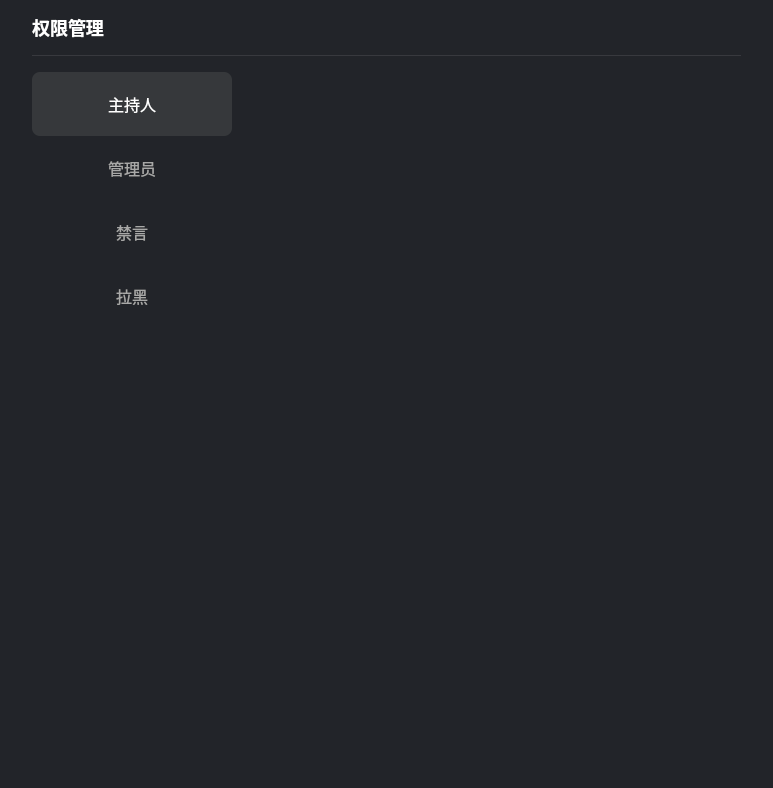
<?xml version="1.0" encoding="UTF-8"?>
<ui version="4.0">
 <class>ManagementPage</class>
 <widget class="QDialog" name="ManagementPage">
  <property name="geometry">
   <rect>
    <x>0</x>
    <y>0</y>
    <width>773</width>
    <height>788</height>
   </rect>
  </property>
  <property name="windowTitle">
   <string>权限管理</string>
  </property>
  <property name="styleSheet">
   <string notr="true">background: #222429;
border-radius: 12px;</string>
  </property>
  <layout class="QVBoxLayout" name="verticalLayout">
   <property name="spacing">
    <number>0</number>
   </property>
   <property name="leftMargin">
    <number>0</number>
   </property>
   <property name="topMargin">
    <number>0</number>
   </property>
   <property name="rightMargin">
    <number>0</number>
   </property>
   <property name="bottomMargin">
    <number>0</number>
   </property>
   <item>
    <widget class="QWidget" name="widget" native="true">
     <layout class="QVBoxLayout" name="verticalLayout_2">
      <property name="spacing">
       <number>0</number>
      </property>
      <property name="leftMargin">
       <number>32</number>
      </property>
      <property name="topMargin">
       <number>0</number>
      </property>
      <property name="rightMargin">
       <number>32</number>
      </property>
      <property name="bottomMargin">
       <number>0</number>
      </property>
      <item>
       <widget class="QWidget" name="widget_45" native="true">
        <property name="minimumSize">
         <size>
          <width>0</width>
          <height>56</height>
         </size>
        </property>
        <property name="maximumSize">
         <size>
          <width>16777215</width>
          <height>56</height>
         </size>
        </property>
        <property name="styleSheet">
         <string notr="true">QWidget
{
	border-top-right-radius: 20px;
border-bottom-right-radius: 0px;
border-top-left-radius: 20px;
border-bottom-left-radius: 0px;
    border-bottom: 1px solid rgba(255,255,255,0.1);
}


QPushButton {
     border:none;

font-family: &quot;微软雅黑&quot;;
font-weight: 500;
font-size: 18px;
color: rgba(255, 255, 255, 0.5);
line-height: 25px;   
}

QPushButton:checked {
   border:none;

font-family: &quot;微软雅黑&quot;;
font-weight: 500;
font-size: 18px;
color: #ffffff;
line-height: 25px;   
}

</string>
        </property>
        <layout class="QHBoxLayout" name="horizontalLayout_30">
         <property name="spacing">
          <number>24</number>
         </property>
         <property name="leftMargin">
          <number>0</number>
         </property>
         <property name="topMargin">
          <number>0</number>
         </property>
         <property name="rightMargin">
          <number>16</number>
         </property>
         <property name="bottomMargin">
          <number>1</number>
         </property>
         <item>
          <widget class="QPushButton" name="onlineBtn">
           <property name="text">
            <string>权限管理</string>
           </property>
           <property name="checkable">
            <bool>true</bool>
           </property>
           <property name="checked">
            <bool>true</bool>
           </property>
          </widget>
         </item>
         <item>
          <spacer name="horizontalSpacer_13">
           <property name="orientation">
            <enum>Qt::Horizontal</enum>
           </property>
           <property name="sizeHint" stdset="0">
            <size>
             <width>40</width>
             <height>20</height>
            </size>
           </property>
          </spacer>
         </item>
         <item>
          <widget class="QPushButton" name="closeBtn">
           <property name="minimumSize">
            <size>
             <width>24</width>
             <height>24</height>
            </size>
           </property>
           <property name="maximumSize">
            <size>
             <width>24</width>
             <height>24</height>
            </size>
           </property>
           <property name="styleSheet">
            <string notr="true">QPushButton{	
border:none;
}
QPushButton::hover{
border:none;
background:#3E3E3E;
}
QPushButton::checked {
border:none;
}

</string>
           </property>
           <property name="text">
            <string/>
           </property>
           <property name="icon">
            <iconset resource="../res.qrc">
             <normaloff>:/images/login_close_n.png</normaloff>:/images/login_close_n.png</iconset>
           </property>
           <property name="iconSize">
            <size>
             <width>28</width>
             <height>28</height>
            </size>
           </property>
          </widget>
         </item>
        </layout>
       </widget>
      </item>
      <item>
       <widget class="QWidget" name="widget_2" native="true">
        <layout class="QHBoxLayout" name="horizontalLayout">
         <property name="spacing">
          <number>32</number>
         </property>
         <property name="leftMargin">
          <number>0</number>
         </property>
         <property name="topMargin">
          <number>16</number>
         </property>
         <property name="rightMargin">
          <number>0</number>
         </property>
         <item>
          <widget class="QWidget" name="widget_3" native="true">
           <property name="minimumSize">
            <size>
             <width>200</width>
             <height>0</height>
            </size>
           </property>
           <property name="styleSheet">
            <string notr="true">QPushButton {
border:none;
font-family: &quot;微软雅黑&quot;;
font-size: 16px;
color: #A8A8A7;
}

QPushButton:checked {
background: #36383B;
border-radius: 8px;
border:none;
font-family: &quot;微软雅黑&quot;;
font-size: 16px;
color: #ffffff;
}

QPushButton:hover {
background: #36383B;
border-radius: 8px;
border:none;
font-family: &quot;微软雅黑&quot;;
font-size: 16px;
color: #ffffff;
}
</string>
           </property>
           <layout class="QVBoxLayout" name="verticalLayout_3">
            <property name="spacing">
             <number>0</number>
            </property>
            <property name="leftMargin">
             <number>0</number>
            </property>
            <property name="topMargin">
             <number>0</number>
            </property>
            <property name="rightMargin">
             <number>0</number>
            </property>
            <property name="bottomMargin">
             <number>0</number>
            </property>
            <item>
             <widget class="QPushButton" name="button1_1">
              <property name="minimumSize">
               <size>
                <width>200</width>
                <height>64</height>
               </size>
              </property>
              <property name="text">
               <string>主持人</string>
              </property>
              <property name="checkable">
               <bool>true</bool>
              </property>
              <property name="checked">
               <bool>true</bool>
              </property>
              <attribute name="buttonGroup">
               <string notr="true">buttonGroup</string>
              </attribute>
             </widget>
            </item>
            <item>
             <widget class="QPushButton" name="button1_3">
              <property name="minimumSize">
               <size>
                <width>200</width>
                <height>64</height>
               </size>
              </property>
              <property name="text">
               <string>管理员</string>
              </property>
              <property name="checkable">
               <bool>true</bool>
              </property>
              <property name="checked">
               <bool>false</bool>
              </property>
              <attribute name="buttonGroup">
               <string notr="true">buttonGroup</string>
              </attribute>
             </widget>
            </item>
            <item>
             <widget class="QPushButton" name="button1_2">
              <property name="minimumSize">
               <size>
                <width>200</width>
                <height>64</height>
               </size>
              </property>
              <property name="text">
               <string>禁言</string>
              </property>
              <property name="checkable">
               <bool>true</bool>
              </property>
              <property name="checked">
               <bool>false</bool>
              </property>
              <attribute name="buttonGroup">
               <string notr="true">buttonGroup</string>
              </attribute>
             </widget>
            </item>
            <item>
             <widget class="QPushButton" name="button1_4">
              <property name="minimumSize">
               <size>
                <width>200</width>
                <height>64</height>
               </size>
              </property>
              <property name="text">
               <string>拉黑</string>
              </property>
              <property name="checkable">
               <bool>true</bool>
              </property>
              <property name="checked">
               <bool>false</bool>
              </property>
              <attribute name="buttonGroup">
               <string notr="true">buttonGroup</string>
              </attribute>
             </widget>
            </item>
            <item>
             <spacer name="verticalSpacer">
              <property name="orientation">
               <enum>Qt::Vertical</enum>
              </property>
              <property name="sizeHint" stdset="0">
               <size>
                <width>20</width>
                <height>448</height>
               </size>
              </property>
             </spacer>
            </item>
           </layout>
          </widget>
         </item>
         <item>
          <widget class="QListWidget" name="listWidget"/>
         </item>
        </layout>
       </widget>
      </item>
     </layout>
    </widget>
   </item>
  </layout>
 </widget>
 <resources>
  <include location="../res.qrc"/>
 </resources>
 <connections/>
 <buttongroups>
  <buttongroup name="buttonGroup"/>
 </buttongroups>
</ui>
